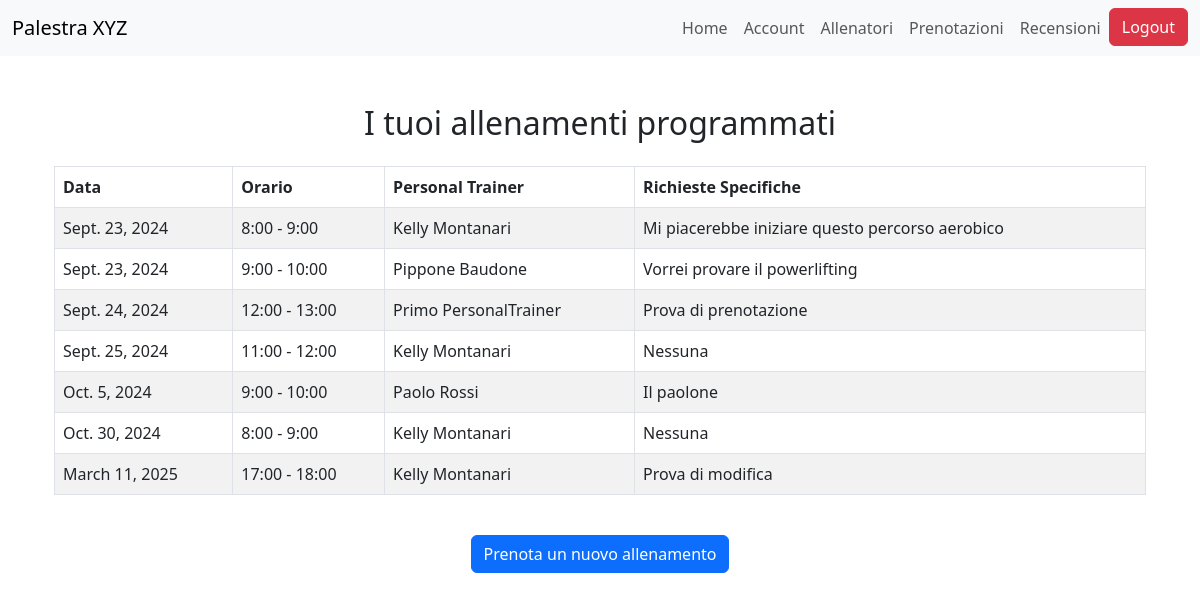
Screenshot of /accounts/allenamenti/ (signed in) with the database file from the repository.
### bookings/models.py (models this page shows, shortened)
class Prenotazione(models.Model):
    registrato_utente = models.ForeignKey(RegistratoUtente, on_delete=models.CASCADE)
    personal_trainer = models.ForeignKey(PersonalTrainer, on_delete=models.CASCADE)
    richieste_specifiche = models.TextField(max_length=500, blank=True, null=True)
    ORARI_FASCIA = [
        (8, '8:00 - 9:00'),
        (9, '9:00 - 10:00'),
        (10, '10:00 - 11:00'),
        (11, '11:00 - 12:00'),
        (12, '12:00 - 13:00'),
        (13, '13:00 - 14:00'),
        (14, '14:00 - 15:00'),
        (15, '15:00 - 16:00'),
        (16, '16:00 - 17:00'),
        (17, '17:00 - 18:00'),
        (18, '18:00 - 19:00'),
    ]
    fascia_oraria = models.IntegerField(choices=ORARI_FASCIA)
    data_prenotazione = models.DateField()
    class Meta:
        unique_together = ('personal_trainer', 'fascia_oraria', 'data_prenotazione')
        verbose_name_plural = "Prenotazioni"

### trainers/models.py (models this page shows, shortened)
class PersonalTrainer(models.Model):
    user = models.OneToOneField(User, on_delete=models.CASCADE)
    nome = models.CharField(max_length=100)
    cognome = models.CharField(max_length=100)
    data_di_nascita = models.DateField()
    bio = models.TextField(max_length=500)
    SCELTA_PREFERENZE = [
        ("BB", "BodyBuilding"),
        ("PL", "PowerLifting"),
        ("CL", "Calisthenics"),
        ("ST", "StrongMen"),
        ("YG", "Yoga"),
        ("PS", "Pilates"),
        ("AR", "Aerobico")
    ]
    preferenze = models.CharField(max_length=2, choices=SCELTA_PREFERENZE)
    immagine_profilo = models.ImageField(upload_to=foto_profilo_upload_path, blank=True, null=True)
    competenze = models.TextField(max_length=500, default='Nessuna competenza')
    class Meta:
        verbose_name = "Personal Trainer"
        verbose_name_plural = "Personal Trainers"

### accounts/views.py (the view)
# urls.py: path('allenamenti/', allenamenti_utente, name='allenamenti_utente'),
@login_required
def allenamenti_utente(request):
    try:
        registrato_utente = RegistratoUtente.objects.get(user=request.user)
    except RegistratoUtente.DoesNotExist:
        return redirect('accounts:home_accounts')
    allenamenti = Prenotazione.objects.filter(registrato_utente=registrato_utente).order_by('data_prenotazione', 'fascia_oraria')
    return render(request, 'accounts/allenamenti_utente.html', {'allenamenti': allenamenti})

### accounts/templates/accounts/allenamenti_utente.html
{% extends 'accounts/base.html' %}
{% block content %}
  <div class="container mt-5">
    <h2 class="text-center mb-4">I tuoi allenamenti programmati</h2>
    {% if allenamenti %}
      <div class="table-responsive">
        <table class="table table-striped table-bordered">
          <thead class="thead-dark">
            <tr>
              <th scope="col">Data</th>
              <th scope="col">Orario</th>
              <th scope="col">Personal Trainer</th>
              <th scope="col">Richieste Specifiche</th>
            </tr>
          </thead>
          <tbody>
            {% for allenamento in allenamenti %}
              <tr>
                <td>{{ allenamento.data_prenotazione }}</td>
                <td>{{ allenamento.get_fascia_oraria_display }}</td>
                <td>{{ allenamento.personal_trainer.nome }} {{ allenamento.personal_trainer.cognome }}</td>
                <td>{{ allenamento.richieste_specifiche|default:"Nessuna" }}</td>
              </tr>
            {% endfor %}
          </tbody>
        </table>
      </div>
    {% else %}
      <div class="alert alert-warning text-center" role="alert">
        Non hai allenamenti programmati.
      </div>
    {% endif %}
    <div class="text-center mt-4">
      <a href="{% url 'bookings:crea_prenotazione' %}" class="btn btn-primary">
        Prenota un nuovo allenamento
      </a>
    </div>
  </div>
{% endblock %}

### accounts/templates/accounts/base.html (style rules this page uses)
body { padding-top: 56px; }

### rows the page displays
Prenotazione: data_prenotazione "Sept. 23, 2024", fascia_oraria "8:00 - 9:00", personal_trainer.nome "Kelly", personal_trainer.cognome "Montanari", richieste_specifiche "Mi piacerebbe iniziare questo percorso aerobico"
Prenotazione: data_prenotazione "Sept. 23, 2024", fascia_oraria "9:00 - 10:00", personal_trainer.nome "Pippone", personal_trainer.cognome "Baudone", richieste_specifiche "Vorrei provare il powerlifting"
Prenotazione: data_prenotazione "Sept. 24, 2024", fascia_oraria "12:00 - 13:00", personal_trainer.nome "Primo", personal_trainer.cognome "PersonalTrainer", richieste_specifiche "Prova di prenotazione"
Prenotazione: data_prenotazione "Sept. 25, 2024", fascia_oraria "11:00 - 12:00", personal_trainer.nome "Kelly", personal_trainer.cognome "Montanari", richieste_specifiche "Nessuna"
Prenotazione: data_prenotazione "Oct. 5, 2024", fascia_oraria "9:00 - 10:00", personal_trainer.nome "Paolo", personal_trainer.cognome "Rossi", richieste_specifiche "Il paolone"
Prenotazione: data_prenotazione "Oct. 30, 2024", fascia_oraria "8:00 - 9:00", personal_trainer.nome "Kelly", personal_trainer.cognome "Montanari", richieste_specifiche "Nessuna"
Prenotazione: data_prenotazione "March 11, 2025", fascia_oraria "17:00 - 18:00", personal_trainer.nome "Kelly", personal_trainer.cognome "Montanari", richieste_specifiche "Prova di modifica"
